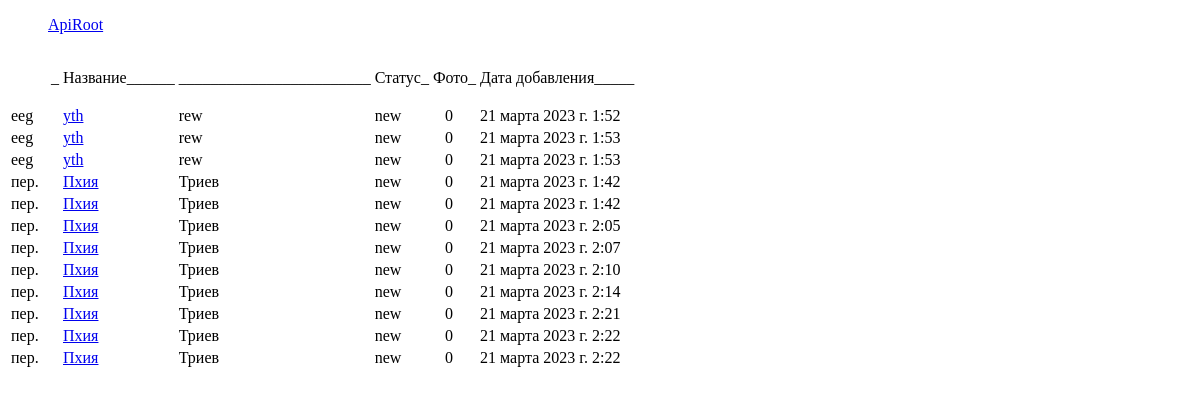
Page /pereval/ on the earlier database version.
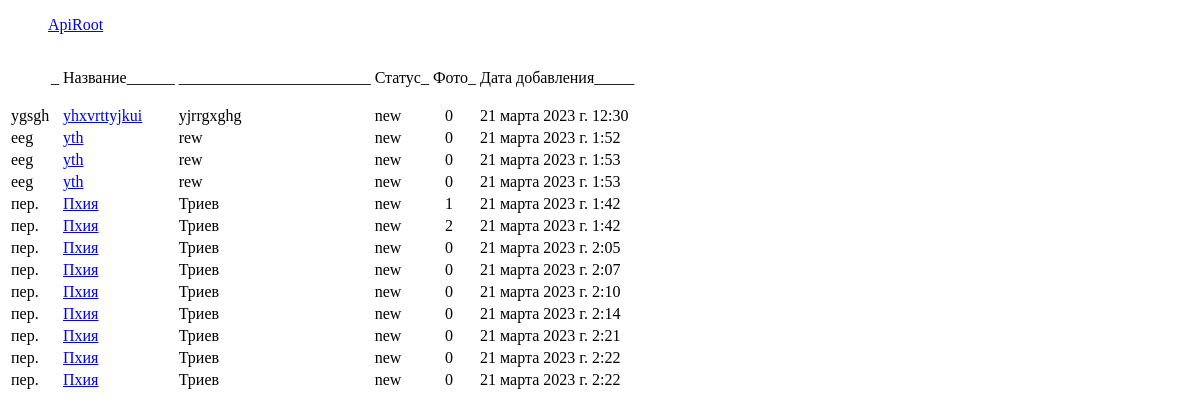
Same page on the later database version.
### pereval/models.py (models this page shows)
class Added(models.Model):
    STATUS = [('new', 'new'), ('pending', 'pending'), ('accepted', 'accepted'), ('rejected', 'rejected')]
    beauty_title = models.CharField(max_length=128, )
    title = models.CharField(max_length=128, )
    other_titles = models.CharField(max_length=128, )
    connect = models.CharField(max_length=128, blank=True)
    add_time = models.DateTimeField()
    send_time = models.DateTimeField(auto_now_add=True)
    status = models.CharField(max_length=16, choices=STATUS, default='new',)
    coords = models.OneToOneField(Coords, blank=True, on_delete=models.SET_NULL, null=True)
    level = models.OneToOneField(Level, blank=True, on_delete=models.SET_NULL, null=True)
    user = models.ForeignKey(User, on_delete=models.CASCADE)

### pereval/views.py (the view)
# urls.py: path('', PerevalList.as_view(template_name='perevals.html'), name='perevals'),
class PerevalList(ListView):
    model = Added
    ordering = 'title'
    context_object_name = 'perevals'
    extra_context = {'title': 'Перевалы'}

### templates/perevals.html (shortened to what this page needs)
<!DOCTYPE html>
<html lang="en">
<head>
</head>
<body>
    <ul><a href="../api/v1/">ApiRoot</a></ul>
        {% if perevals %}
            <table>
                    <tr>
                        <td><ul>_</ul></td>
                        <td>Название______</td>
                        <td>________________________</td>
                        <td>Статус_</td>
                        <td>Фото_</td>
                        <td>Дата добавления_____</td>
                    </tr>
                {% for pereval in perevals %}
                    <tr>
                        <td>{{ pereval.beauty_title }}</td>
                        <td><a href="{% url 'pereval' pk=pereval.pk %}">{{ pereval.title }}</a></td>
                        <td>{{ pereval.other_titles }}</td>
                        <td>{{ pereval.status }}</td>
                        <td>&nbsp &nbsp{{ pereval.images.count }}</td>
                        <td>{{ pereval.send_time }} </td>
                    </tr>
                {% endfor %}
            </table>
        {% else %}
            <center>
               <h2>Данных нет!</h2>
            </center>
        {% endif %}
    </body>
</html>

Differences in the rows shown:
added Added: beauty_title "ygsgh", title "yhxvrttyjkui", other_titles "yjrrgxghg", status "new", images.count "0", send_time "21 марта 2023 г. 12:30"
computed for Added (number 5 of 13 on the later page): images.count "0" → "1"
computed for Added (number 6 of 13 on the later page): images.count "0" → "2"
